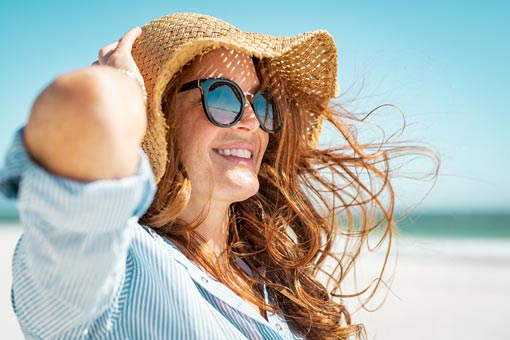
//> input picture opencv_cpp/opencv_image_ec/Resource/image1.jpg, 510 x 340 px
$ ./warp_img   (built with g++ and OpenCV 4)
//> lines starting //> are read from the running program, lines starting //| are printed output that depends on the picture; after the words box and inside, x2 and y2 are one past the last pixel; in counts of white or black regions, pixels touching at a corner belong together
#include<opencv2/imgcodecs.hpp>
#include<opencv2/highgui.hpp>
#include<opencv2/imgproc.hpp>
#include<iostream>

using namespace cv;
using namespace std;

float w = 450, h = 250;

Mat matrix, imgWarp;

void main() {

	string path = "Resource/image1.jpg";

	Mat img = imread(path);
//> img is the input picture: 340 rows x 510 cols, CV_8UC3; mean B, G, R 172.2, 180.8, 178.4

	Point2f src[4] = { {25,25},{500,25},{25,100},{500,100} };
	Point2f dst[4] = { {0.0f,0.0f},{w,0.0f} ,{0.0f,h} ,{w,h} };

	matrix = getPerspectiveTransform(src, dst);

	warpPerspective(img, imgWarp, matrix, Point(w, h));
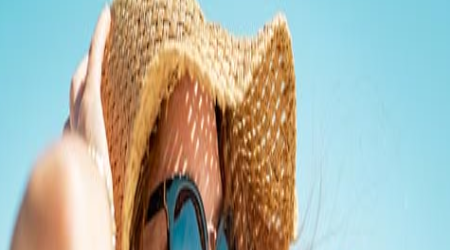
//> imgWarp: 250 rows x 450 cols, CV_8UC3; mean B, G, R 166.4, 178, 171

	for (int i = 0; i < 4; i++) {

		circle(img,src[i],10,Scalar(0,0,255),-5);
	}
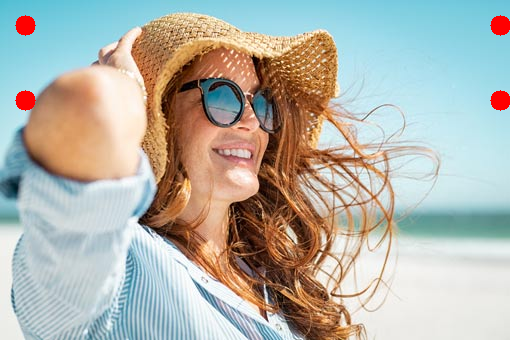
//> img: 340 rows x 510 cols, CV_8UC3; 0.73% of pixels changed, all inside (x1, y1, x2, y2) = (15, 15, 510, 111)

	imshow("image", img);
	imshow("image_warp", imgWarp);
	waitKey(0);
}
